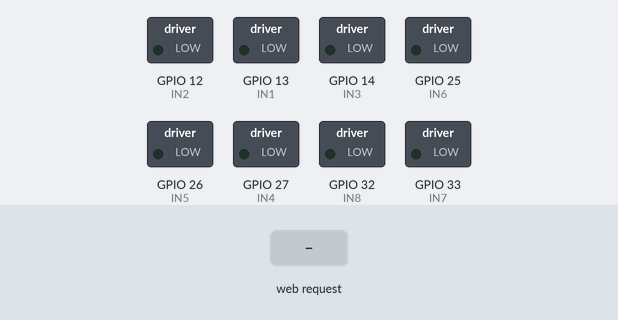
Simulated run of this sketch. Board: ESP32. On the bench: switched loads named in the sketch (green lamp = pin HIGH). The inputs (shaded band) are chosen by the test bench. What the sketch prints to the serial monitor is not drawn.

Above: at 1.2 s.
1.3 s: HTTP request GET /cmd?move=F received
At 2.4 s:
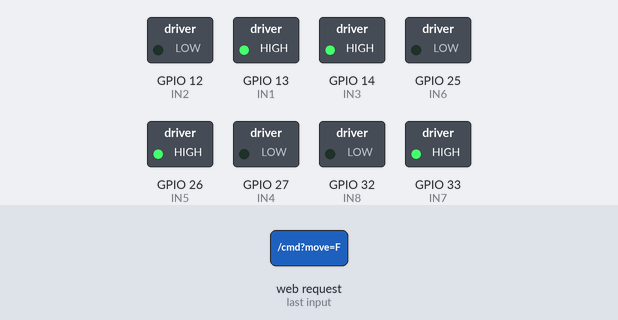
2.8 s: HTTP request GET /cmd?move=B received
At 3.6 s:
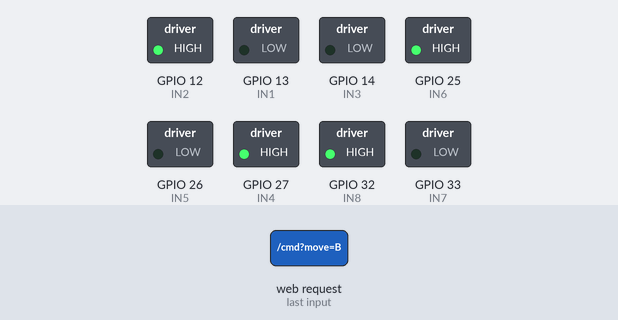
4.3 s: HTTP request GET /cmd?move=SL received
At 4.7 s:
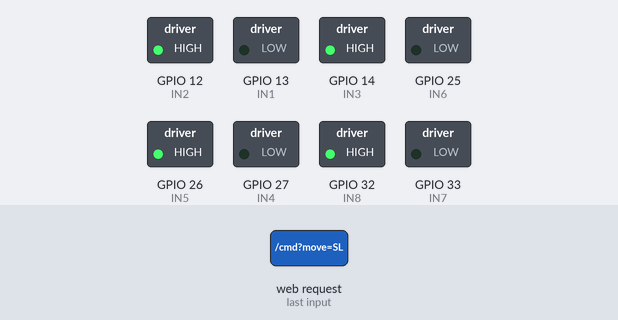
5.8 s: HTTP request GET /cmd?move=SR received
At 7.0 s:
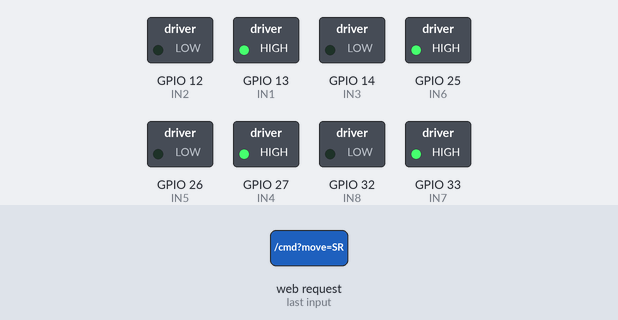
7.3 s: HTTP request GET /cmd received
At 8.2 s:
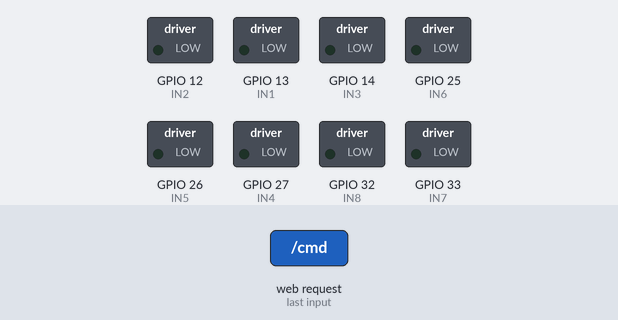
Timing chart, 0 to 9.8 s (numbered marks = the images above; inputs shaded):
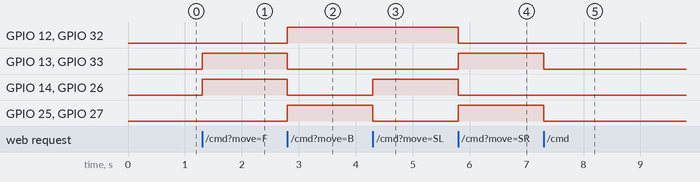

Measured:
- after the input at 1.3 s, GPIO 13 (IN1), GPIO 14 (IN3), GPIO 26 (IN5), GPIO 33 (IN7): LOW → HIGH at once
- after the input at 2.8 s, GPIO 12 (IN2), GPIO 25 (IN6), GPIO 27 (IN4), GPIO 32 (IN8): LOW → HIGH at once; GPIO 13 (IN1), GPIO 14 (IN3), GPIO 26 (IN5), GPIO 33 (IN7): HIGH → LOW at once
- after the input at 4.3 s, GPIO 14 (IN3), GPIO 26 (IN5): LOW → HIGH at once; GPIO 25 (IN6), GPIO 27 (IN4): HIGH → LOW at once
- after the input at 5.8 s, GPIO 12 (IN2), GPIO 14 (IN3), GPIO 26 (IN5), GPIO 32 (IN8): HIGH → LOW at once; GPIO 13 (IN1), GPIO 25 (IN6), GPIO 27 (IN4), GPIO 33 (IN7): LOW → HIGH at once
- after the input at 7.3 s, GPIO 13 (IN1), GPIO 25 (IN6), GPIO 27 (IN4), GPIO 33 (IN7): HIGH → LOW at once

The sketch:

mecanum_wifi_car.ino
```cpp
#include <WiFi.h>
#include <WebServer.h>

const char* ssid = "MecanumCar";
const char* password = "12345678";

WebServer server(80);

// Motor pins
int IN1 = 13, IN2 = 12;   // Front Left
int IN3 = 14, IN4 = 27;   // Front Right
int IN5 = 26, IN6 = 25;   // Back Left
int IN7 = 33, IN8 = 32;   // Back Right

void setup() {
  Serial.begin(115200);

  pinMode(IN1, OUTPUT); pinMode(IN2, OUTPUT);
  pinMode(IN3, OUTPUT); pinMode(IN4, OUTPUT);
  pinMode(IN5, OUTPUT); pinMode(IN6, OUTPUT);
  pinMode(IN7, OUTPUT); pinMode(IN8, OUTPUT);

  WiFi.softAP(ssid, password);
  Serial.println(WiFi.softAPIP());

  server.on("/", handleRoot);
  server.on("/cmd", handleCommand);
  server.begin();
}

void loop() {
  server.handleClient();
}

// ===== HTML PAGE =====
void handleRoot() {
  String html = R"rawliteral(
  <html>
  <head>
  <title>Mecanum Car</title>
  <style>
    button {width:100px;height:60px;font-size:16px;margin:5px;}
  </style>
  <script>
    function sendCmd(cmd){fetch(`/cmd?move=${cmd}`);}
    function hold(btn,cmd){
      btn.addEventListener('mousedown',()=>sendCmd(cmd));
      btn.addEventListener('mouseup',()=>sendCmd('S'));
      btn.addEventListener('touchstart',()=>sendCmd(cmd));
      btn.addEventListener('touchend',()=>sendCmd('S'));
    }
    window.onload=()=>{
      ['F','B','SL','SR','RL','RR','FL','FR','BL','BR'].forEach(id=>{
        hold(document.getElementById(id),id);
      });
    }
  </script>
  </head>
  <body style='text-align:center;'>
    <h2>Mecanum Wheel Robot Car</h2>
    <div>
      <button id='FL'>F-L</button>
      <button id='F'>F</button>
      <button id='FR'>F-R</button>
    </div>
    <div>
      <button id='SL'>S-L</button>
      <button id='SR'>S-R</button>
    </div>
    <div>
      <button id='BL'>B-L</button>
      <button id='B'>B</button>
      <button id='BR'>B-R</button>
    </div>
    <div>
      <button id='RL'>R-L</button>
      <button id='RR'>R-R</button>
    </div>
    <br>
    <button onclick="sendCmd('S')">STOP</button>
  </body></html>
  )rawliteral";
  server.send(200, "text/html", html);
}

// ===== Handle Commands =====
void handleCommand() {
  String move = server.arg("move");
  if (move == "F") forward();
  else if (move == "B") backward();
  else if (move == "SL") strafeLeft();
  else if (move == "SR") strafeRight();
  else if (move == "RL") rotateLeft();
  else if (move == "RR") rotateRight();
  else if (move == "FL") forwardLeft();
  else if (move == "FR") forwardRight();
  else if (move == "BL") backLeft();
  else if (move == "BR") backRight();
  else stopCar();

  server.send(200, "text/plain", "OK");
}

// ===== Motor Control Logic =====
void stopCar(){
  digitalWrite(IN1,LOW); digitalWrite(IN2,LOW);
  digitalWrite(IN3,LOW); digitalWrite(IN4,LOW);
  digitalWrite(IN5,LOW); digitalWrite(IN6,LOW);
  digitalWrite(IN7,LOW); digitalWrite(IN8,LOW);
}

void forward(){
  digitalWrite(IN1,HIGH); digitalWrite(IN2,LOW);
  digitalWrite(IN3,HIGH); digitalWrite(IN4,LOW);
  digitalWrite(IN5,HIGH); digitalWrite(IN6,LOW);
  digitalWrite(IN7,HIGH); digitalWrite(IN8,LOW);
}

void backward(){
  digitalWrite(IN1,LOW); digitalWrite(IN2,HIGH);
  digitalWrite(IN3,LOW); digitalWrite(IN4,HIGH);
  digitalWrite(IN5,LOW); digitalWrite(IN6,HIGH);
  digitalWrite(IN7,LOW); digitalWrite(IN8,HIGH);
}

void strafeRight(){
  digitalWrite(IN1,HIGH); digitalWrite(IN2,LOW);  // FL
  digitalWrite(IN3,LOW);  digitalWrite(IN4,HIGH); // FR
  digitalWrite(IN5,LOW);  digitalWrite(IN6,HIGH); // BL
  digitalWrite(IN7,HIGH); digitalWrite(IN8,LOW);  // BR
}

void strafeLeft(){
  digitalWrite(IN1,LOW);  digitalWrite(IN2,HIGH);
  digitalWrite(IN3,HIGH); digitalWrite(IN4,LOW);
  digitalWrite(IN5,HIGH); digitalWrite(IN6,LOW);
  digitalWrite(IN7,LOW);  digitalWrite(IN8,HIGH);
}

void rotateRight(){
  digitalWrite(IN1,HIGH); digitalWrite(IN2,LOW);
  digitalWrite(IN3,LOW);  digitalWrite(IN4,HIGH);
  digitalWrite(IN5,HIGH); digitalWrite(IN6,LOW);
  digitalWrite(IN7,LOW);  digitalWrite(IN8,HIGH);
}

void rotateLeft(){
  digitalWrite(IN1,LOW);  digitalWrite(IN2,HIGH);
  digitalWrite(IN3,HIGH); digitalWrite(IN4,LOW);
  digitalWrite(IN5,LOW);  digitalWrite(IN6,HIGH);
  digitalWrite(IN7,HIGH); digitalWrite(IN8,LOW);
}

void forwardLeft(){
  digitalWrite(IN1,LOW); digitalWrite(IN2,LOW);
  digitalWrite(IN3,HIGH);  digitalWrite(IN4,LOW);
  digitalWrite(IN5,HIGH);  digitalWrite(IN6,LOW);
  digitalWrite(IN7,LOW); digitalWrite(IN8,LOW);
}

void forwardRight(){
  digitalWrite(IN1,HIGH); digitalWrite(IN2,LOW);
  digitalWrite(IN3,LOW);  digitalWrite(IN4,LOW);
  digitalWrite(IN5,LOW);  digitalWrite(IN6,LOW);
  digitalWrite(IN7,HIGH); digitalWrite(IN8,LOW);
}

void backLeft(){
  digitalWrite(IN1,LOW); digitalWrite(IN2,HIGH);
  digitalWrite(IN3,LOW);  digitalWrite(IN4,LOW);
  digitalWrite(IN5,LOW);  digitalWrite(IN6,LOW);
  digitalWrite(IN7,LOW); digitalWrite(IN8,HIGH);
}

void backRight(){
  digitalWrite(IN1,LOW);  digitalWrite(IN2,LOW);
  digitalWrite(IN3,LOW); digitalWrite(IN4,HIGH);
  digitalWrite(IN5,LOW); digitalWrite(IN6,HIGH);
  digitalWrite(IN7,LOW);  digitalWrite(IN8,LOW);
}
```
